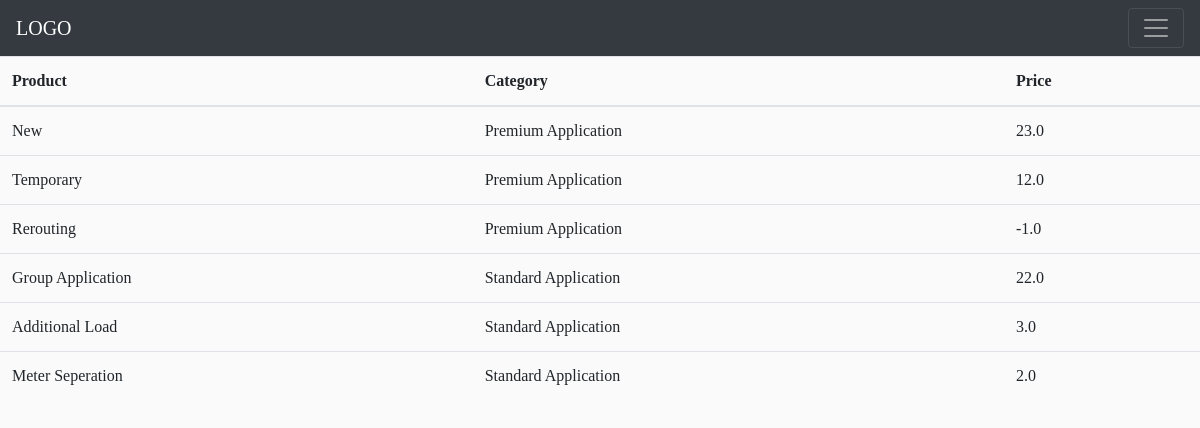
Screenshot of /products/ (signed in) with the database file from the repository.
### accounts/models.py (models this page shows, shortened)
class Product(models.Model):
    CATEGORY = (
        ('Standard Application', 'Standard Application'),
        ('Premium Application', 'Premium Application'),
    )
    name = models.CharField(max_length=200, null=True, blank=True)
    price = models.FloatField(max_length=200, null=True)
    category = models.CharField(max_length=200, null=True, choices=CATEGORY)
    description = models.CharField(max_length=200, null=True)
    date_created = models.DateTimeField(auto_now_add=True)
    tag = models.ManyToManyField(Tag)

### accounts/decorators.py (the view)
        def wrapper_func(request, *args, **kwargs):
            group = None
            if request.user.groups.exists():
                group = request.user.groups.all()[0].name
            if group in allowed_roles:
                return view_func(request, *args, **kwargs)
            else:
                return HttpResponse("You cannot access this page")

### accounts/views.py (called while the page is built)
@login_required(login_url='login')
@allowed_users(allowed_roles=['admin'])
def products(request):
    products = Product.objects.all()
    return render(request, 'accounts/products.html',{'products':products})

### accounts/templates/accounts/products.html (shortened to what this page needs)
{% extends 'accounts/main.html' %}
{% load static %}
{% block content %}
<nav class="navbar navbar-dark bg-dark">
   <a class="navbar-brand" href="#">LOGO</a>
   <button class="navbar-toggler" type="button" data-toggle="collapse" data-target="#navbarsExample01" aria-controls="navbarsExample01" aria-expanded="false" aria-label="Toggle navigation">
       <span class="navbar-toggler-icon"></span>
   </button>
</nav>
<table class="table">
       <thead>
           <tr>
               <th scope="col">Product</th>
               <th scope="col">Category</th>
               <th scope="col">Price</th>
           </tr>
       </thead>
       <tbody>
           {% for i in products %}
            <tr>
                <td>{{i.name}}</td>
                <td>{{i.category}}</td>
                <td>{{i.price}}</td>
            </tr>
           {% endfor %}
       </tbody>
   </table>
{% endblock content %}

### static/css/styles.css (style rules this page uses)
body { background: #fafafa; }

### static/css/custom.css (style rules this page uses)
body { position: relative; font-family: aleo-regular-webfont; }
.navbar { background: #ffff; }

### static/css/orderform.css (style rules this page uses)
body { overflow-x: hidden; }
::placeholder { color: #B3BBBE; opacity: 0.8; }

### accounts/templates/accounts/main.html (style rules this page uses)
body { overflow-x: hidden; }

### rows the page displays
Product: name "New", category "Premium Application", price "23.0"
Product: name "Temporary", category "Premium Application", price "12.0"
Product: name "Rerouting", category "Premium Application", price "-1.0"
Product: name "Group Application", category "Standard Application", price "22.0"
Product: name "Additional Load", category "Standard Application", price "3.0"
Product: name "Meter Seperation", category "Standard Application", price "2.0"
